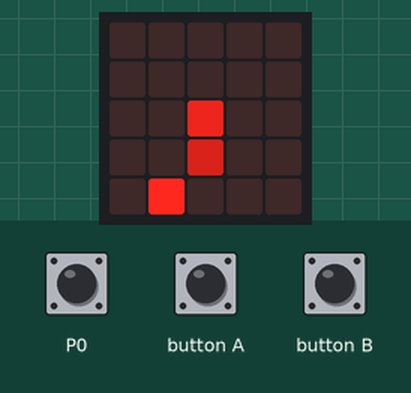
This program was run on a simulated BBC micro:bit running MicroPython. On the bench: the board's 5×5 LED display. Inputs (shaded band) come from the test bench. Random numbers come from a fixed seed; the 48×5 strip is a reading aid, not a part: it shows the text the display is scrolling, unrolled, one strip-width of it at a time.

Above: at 1.2 s.
1.3 s: button A pressed for 0.15 s
At 2.4 s:
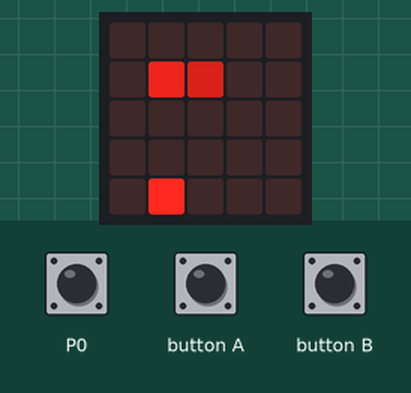
At 3.8 s:
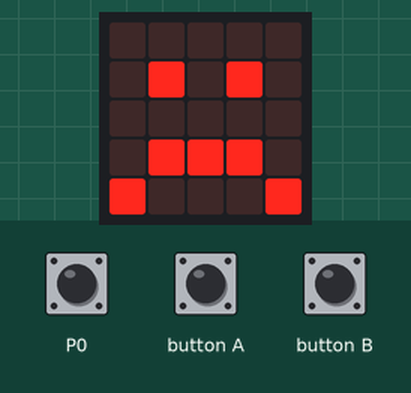
Timing chart, 0 to 5.3 s (numbered marks = the images above; inputs shaded):
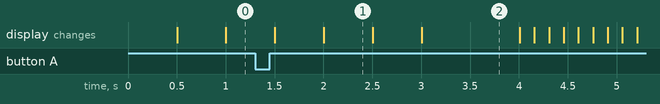

The program:

snake.py
```python
# Developed by Pieter Grobler
# for kode.farm Computer School
# on 27 March 2017

import microbit as m
import math
import random

while True:
    # The following values are set every time the game restarts
    score = 0
    # The snake is represented in a list of coordinates, starting
    # with its head bottom center and tail offscreen
    snake = [{'x': 2, 'y': 4}, {'x': 2, 'y': 5}]
    # Direction of the snake set to UP initially, the x coordinate
    # remains the same (0) and y decreased by 1 with every loop
    direction = {'x': 0, 'y': -1}
    # Random position assigned to the apple
    apple = {'x': random.randrange(5), 'y': random.randrange(5)}
    i = m.Image('00000:'*5)
    s = i.set_pixel
    count_x = 0
    count_y = -0.5
    while True:
        # This loops occurs every half a second
        # We change the direction here: anti-clockwise if the left button
        # was pressed, clockwise if the right button was pressed
        # using a sine calculation
        if m.button_a.was_pressed():
            count_x -= 0.5
            direction['x'] = int(round(math.sin(count_x * math.pi)))
            count_y -= 0.5
            direction['y'] = int(round(math.sin(count_y * math.pi)))
        elif m.button_b.was_pressed():
            count_x += 0.5
            direction['x'] = int(round(math.sin(count_x * math.pi)))
            count_y += 0.5
            direction['y'] = int(round(math.sin(count_y * math.pi)))
        # We establish references to the head and tail of the snake
        snake_tail = snake[len(snake) - 1]
        snake_head = snake[0]
        # We see whether the snake has crashed against the sides
        # and exit this loop if that's the case
        x_out = snake_head['x'] < 0 or snake_head['x'] > 4
        y_out = snake_head['y'] < 0 or snake_head['y'] > 4
        if x_out or y_out:
            break
        # We draw the snake with a brighter head and a dimmer tail
        brightness = 7
        for p in snake:
            if p['x'] >= 0 and p['x'] <= 4 and p['y'] >= 0 and p['y'] <= 4:
                s(p['x'], p['y'], max(brightness, 0))
            brightness -= 2
        # Draw the apple
        s(apple['x'], apple['y'], 9)
        # Render
        m.display.show(i)
        # Using the direction we see where the head of the snake will
        # be next
        new_x = snake_head['x'] + direction['x']
        new_y = snake_head['y'] + direction['y']
        new_snake_head = {'x': new_x, 'y': new_y}
        snake.insert(0, new_snake_head)
        # Did the snake head touch the apple?
        eats_apple = snake_head['x'] == apple['x'] and snake_head['y'] == apple['y']
        # If the snake did not touch the apple, we remove the tail in order for iter
        # to stay the same length
        # If it did touch the apple, we add 1 to the score, and we don't remove this
        # tail this time, so with the addition of the new head, it grows in length by 1
        if not eats_apple:
            snake.remove(snake_tail)
            if snake_tail['x'] >= 0 and snake_tail['x'] <= 4 and snake_tail['y'] >= 0 and snake_tail['y'] <= 4:
                s(snake_tail['x'], snake_tail['y'], 0)
        else:
             score += 1
             apple = {'x': random.randrange(5), 'y': random.randrange(5)}
        # Now we wait half a second before we loop again
        m.sleep(500)

    # This executes if the snake has crashed in the previous loop
    # We show a sad face for a second, then the score
    m.display.show(m.Image.SAD)
    m.sleep(1000)
    m.display.clear()
    m.display.scroll('Score: ' + str(score))
    # Now we wait for pin0 to be touched to start again
    while True:
        if m.pin0.is_touched():
            break
        m.sleep(100)
```

Measured:
- what the display in image 1 shows lasts 0.5 s, from 2.0 s to 2.5 s
- what the display in image 2 shows lasts 1.0 s, from 3.0 s to 4.0 s
